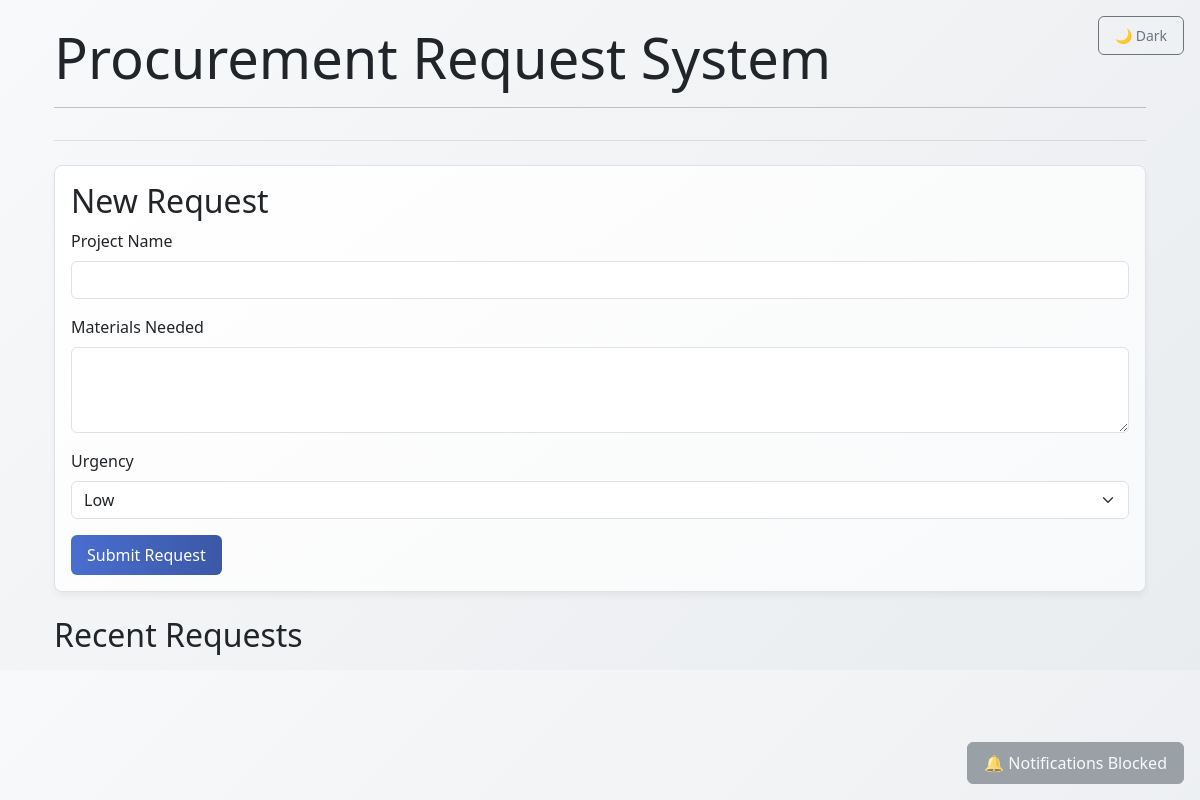
Before: / with the older database file.
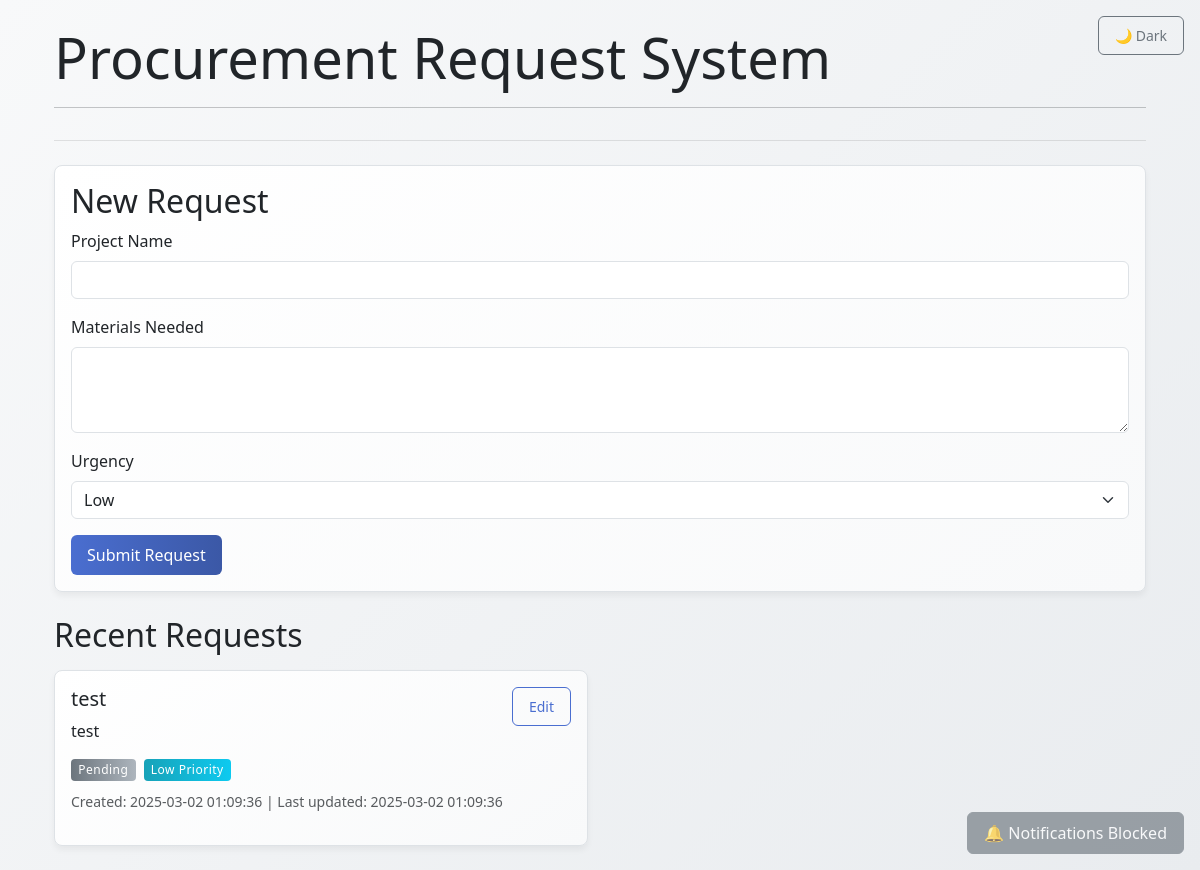
After: the same page with the newer database file.
### tables this page shows
CREATE TABLE tickets (
            id INTEGER PRIMARY KEY AUTOINCREMENT,
            project_name TEXT NOT NULL,
            materials TEXT NOT NULL,
            urgency TEXT NOT NULL,
            status TEXT DEFAULT 'Pending',
            created_at TIMESTAMP DEFAULT CURRENT_TIMESTAMP,
            updated_at TIMESTAMP DEFAULT CURRENT_TIMESTAMP
        );

### app.py (the view, shortened to what this page needs)
@app.route('/', methods=['GET', 'POST'])
def index():
    conn = get_db_connection()
    tickets = conn.execute('SELECT * FROM tickets ORDER BY created_at DESC').fetchall()
    conn.close()
    return render_template('index.html', tickets=tickets)

### app.py (called while the page is built)
def get_db_connection():
    conn = sqlite3.connect('tickets.db')
    conn.row_factory = sqlite3.Row
    return conn

### templates/index.html (shortened to what this page needs)
{% extends "base.html" %}
{% block content %}
    <div class="card mb-4">
        <div class="card-body">
            <h2 class="card-title">New Request</h2>
            <form method="POST">
                <div class="mb-3">
                    <label class="form-label">Project Name</label>
                    <input type="text" class="form-control" name="project_name" required>
                </div>
                <div class="mb-3">
                    <label class="form-label">Materials Needed</label>
                    <textarea class="form-control" name="materials" rows="3" required></textarea>
                </div>
                <div class="mb-3">
                    <label class="form-label">Urgency</label>
                    <select class="form-select" name="urgency" required>
                        <option value="Low">Low</option>
                    </select>
                </div>
                <button type="submit" class="btn btn-primary">Submit Request</button>
            </form>
        </div>
    </div>
    <h2 class="mb-3">Recent Requests</h2>
    <div class="row row-cols-1 row-cols-md-2 g-4">
        {% for ticket in tickets %}
            <div class="col">
                <div class="card h-100 mb-3">
                    <div class="card-body">
                        <div class="d-flex justify-content-between align-items-start">
                            <div>
                                <h5 class="card-title">{{ ticket.project_name }}</h5>
                                <p class="card-text">{{ ticket.materials }}</p>
                                <div class="d-flex gap-2 mb-2">
                                    <span class="badge status-badge bg-{{ 'success' if ticket.status == 'Completed' else 'warning' if ticket.status == 'In Progress' else 'secondary' }}">
                                        {{ ticket.status }}
                                    </span>
                                    <span class="badge status-badge bg-{{ 'danger' if ticket.urgency == 'High' else 'warning' if ticket.urgency == 'Medium' else 'info' }}">
                                        {{ ticket.urgency }} Priority
                                    </span>
                                </div>
                                <small class="text-muted">
                                    Created: {{ ticket.created_at }} |
                                    Last updated: {{ ticket.updated_at }}
                                </small>
                            </div>
                            <a href="{{ url_for('edit_ticket', ticket_id=ticket.id) }}" class="btn btn-sm btn-outline-primary">
                                Edit
                            </a>
                        </div>
                    </div>
                </div>
            </div>
        {% endfor %}
    </div>
{% endblock %}

### templates/base.html (shortened to what this page needs)
<!DOCTYPE html>
<html lang="en">
<head>
    <link href="https://cdn.jsdelivr.net/npm/bootstrap@5.3.2/dist/css/bootstrap.min.css" rel="stylesheet">
    <link href="/static/css/styles.css" rel="stylesheet">
</head>
<body class="bg-light">
    <div class="container py-4">
        <header class="mb-4">
            <h1 class="display-4">Procurement Request System</h1>
            <hr>
        </header>
        {% block content %}{% endblock %}
    </div>
</body>
</html>

### static/css/styles.css (style rules this page uses)
:root { --primary: #4a6ed0; --primary-light: #6a8beb; --primary-dark: #3a55a0; --success: #28a745; --warning: #ffc107; --danger: #dc3545; --info: #17a2b8; --secondary: #6c757d; --light: #f8f9fa; --dark: #343a40; --transition-speed: 0.2s; --transition-function: ease-out; }
body { transition: background-color var(--transition-speed); background-attachment: fixed; }
.card { transition: box-shadow var(--transition-speed) var(--transition-function); border-radius: 0.5rem; overflow: hidden; margin-bottom: 1.5rem; }
.badge { transition: all var(--transition-speed); font-weight: 500; letter-spacing: 0.5px; padding: 0.4em 0.6em; border-radius: 4px; }
.form-control { transition: border-color var(--transition-speed), box-shadow var(--transition-speed); border-radius: 0.375rem; }
.btn { transition: all var(--transition-speed); border-radius: 0.375rem; font-weight: 500; padding: 0.5rem 1rem; }
.btn-primary { border: none; }
.btn-outline-primary { color: var(--primary); border-color: var(--primary); }
.container { max-width: 1140px; padding: 1.5rem; }
header { margin-bottom: 2rem; padding-bottom: 1rem; border-bottom: 1px solid rgba(0,0,0,0.1); }
.badge.bg-info { background: linear-gradient(to right, #17a2b8, #0dcaf0) !important; }
.badge.bg-secondary { background: linear-gradient(to right, #6c757d, #adb5bd) !important; }

Changed rows visible on the page:
added tickets: project_name "test", materials "test", status "Pending", urgency "Low", created_at "2025-03-02 01:09:36", updated_at "2025-03-02 01:09:36"
